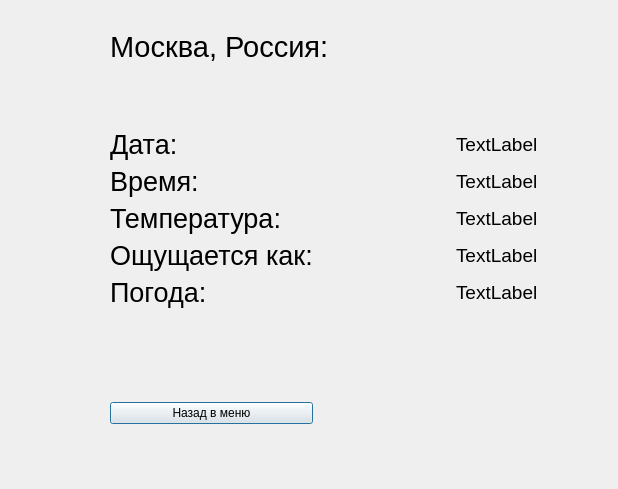
<?xml version="1.0" encoding="UTF-8"?>
<ui version="4.0">
 <class>CurrentWindow</class>
 <widget class="QDialog" name="CurrentWindow">
  <property name="geometry">
   <rect>
    <x>0</x>
    <y>0</y>
    <width>618</width>
    <height>489</height>
   </rect>
  </property>
  <property name="windowTitle">
   <string>Dialog</string>
  </property>
  <widget class="QWidget" name="layoutWidget">
   <property name="geometry">
    <rect>
     <x>110</x>
     <y>30</y>
     <width>428</width>
     <height>394</height>
    </rect>
   </property>
   <layout class="QVBoxLayout" name="verticalLayout">
    <item>
     <widget class="QLabel" name="cityCountryLabel">
      <property name="enabled">
       <bool>true</bool>
      </property>
      <property name="text">
       <string>&lt;html&gt;&lt;head/&gt;&lt;body&gt;&lt;p&gt;&lt;span style=&quot; font-size:22pt;&quot;&gt;Москва, Россия:&lt;/span&gt;&lt;/p&gt;&lt;p&gt;&lt;span style=&quot; font-size:22pt;&quot;&gt;&lt;br/&gt;&lt;/span&gt;&lt;/p&gt;&lt;/body&gt;&lt;/html&gt;</string>
      </property>
      <property name="textFormat">
       <enum>Qt::AutoText</enum>
      </property>
      <property name="alignment">
       <set>Qt::AlignLeading|Qt::AlignLeft|Qt::AlignVCenter</set>
      </property>
      <property name="wordWrap">
       <bool>true</bool>
      </property>
      <property name="buddy">
       <cstring>cityCountryLabel</cstring>
      </property>
     </widget>
    </item>
    <item>
     <layout class="QGridLayout" name="gridLayout">
      <item row="2" column="0">
       <widget class="QLabel" name="tempLabel">
        <property name="font">
         <font>
          <pointsize>20</pointsize>
         </font>
        </property>
        <property name="text">
         <string>Температура:</string>
        </property>
       </widget>
      </item>
      <item row="3" column="2">
       <spacer name="horizontalSpacer_13">
        <property name="orientation">
         <enum>Qt::Horizontal</enum>
        </property>
        <property name="sizeHint" stdset="0">
         <size>
          <width>40</width>
          <height>20</height>
         </size>
        </property>
       </spacer>
      </item>
      <item row="3" column="0">
       <widget class="QLabel" name="feelsLikeLabel">
        <property name="font">
         <font>
          <pointsize>20</pointsize>
         </font>
        </property>
        <property name="text">
         <string>Ощущается как:</string>
        </property>
       </widget>
      </item>
      <item row="3" column="1">
       <spacer name="horizontalSpacer_5">
        <property name="orientation">
         <enum>Qt::Horizontal</enum>
        </property>
        <property name="sizeHint" stdset="0">
         <size>
          <width>40</width>
          <height>20</height>
         </size>
        </property>
       </spacer>
      </item>
      <item row="5" column="0">
       <spacer name="verticalSpacer">
        <property name="orientation">
         <enum>Qt::Vertical</enum>
        </property>
        <property name="sizeHint" stdset="0">
         <size>
          <width>20</width>
          <height>40</height>
         </size>
        </property>
       </spacer>
      </item>
      <item row="1" column="3">
       <widget class="QLabel" name="timeResultLabel">
        <property name="font">
         <font>
          <pointsize>14</pointsize>
         </font>
        </property>
        <property name="text">
         <string>TextLabel</string>
        </property>
       </widget>
      </item>
      <item row="4" column="2">
       <spacer name="horizontalSpacer_14">
        <property name="orientation">
         <enum>Qt::Horizontal</enum>
        </property>
        <property name="sizeHint" stdset="0">
         <size>
          <width>40</width>
          <height>20</height>
         </size>
        </property>
       </spacer>
      </item>
      <item row="4" column="3">
       <widget class="QLabel" name="weatherResultLabel">
        <property name="font">
         <font>
          <pointsize>14</pointsize>
         </font>
        </property>
        <property name="text">
         <string>TextLabel</string>
        </property>
       </widget>
      </item>
      <item row="2" column="3">
       <widget class="QLabel" name="tempResultLabel">
        <property name="font">
         <font>
          <pointsize>14</pointsize>
         </font>
        </property>
        <property name="text">
         <string>TextLabel</string>
        </property>
       </widget>
      </item>
      <item row="0" column="1">
       <spacer name="horizontalSpacer_8">
        <property name="orientation">
         <enum>Qt::Horizontal</enum>
        </property>
        <property name="sizeHint" stdset="0">
         <size>
          <width>40</width>
          <height>20</height>
         </size>
        </property>
       </spacer>
      </item>
      <item row="5" column="1">
       <spacer name="horizontalSpacer_3">
        <property name="orientation">
         <enum>Qt::Horizontal</enum>
        </property>
        <property name="sizeHint" stdset="0">
         <size>
          <width>40</width>
          <height>20</height>
         </size>
        </property>
       </spacer>
      </item>
      <item row="6" column="3">
       <spacer name="horizontalSpacer">
        <property name="orientation">
         <enum>Qt::Horizontal</enum>
        </property>
        <property name="sizeHint" stdset="0">
         <size>
          <width>40</width>
          <height>20</height>
         </size>
        </property>
       </spacer>
      </item>
      <item row="0" column="3">
       <widget class="QLabel" name="dateResultLabel">
        <property name="font">
         <font>
          <pointsize>14</pointsize>
         </font>
        </property>
        <property name="text">
         <string>TextLabel</string>
        </property>
       </widget>
      </item>
      <item row="0" column="0">
       <widget class="QLabel" name="dataLabel">
        <property name="text">
         <string>&lt;html&gt;&lt;head/&gt;&lt;body&gt;&lt;p&gt;&lt;span style=&quot; font-size:20pt;&quot;&gt;Дата:&lt;/span&gt;&lt;/p&gt;&lt;/body&gt;&lt;/html&gt;</string>
        </property>
       </widget>
      </item>
      <item row="4" column="1">
       <spacer name="horizontalSpacer_4">
        <property name="orientation">
         <enum>Qt::Horizontal</enum>
        </property>
        <property name="sizeHint" stdset="0">
         <size>
          <width>40</width>
          <height>20</height>
         </size>
        </property>
       </spacer>
      </item>
      <item row="4" column="0">
       <widget class="QLabel" name="weatherLabel">
        <property name="font">
         <font>
          <pointsize>20</pointsize>
         </font>
        </property>
        <property name="text">
         <string>Погода:</string>
        </property>
       </widget>
      </item>
      <item row="1" column="1">
       <spacer name="horizontalSpacer_7">
        <property name="orientation">
         <enum>Qt::Horizontal</enum>
        </property>
        <property name="sizeHint" stdset="0">
         <size>
          <width>40</width>
          <height>20</height>
         </size>
        </property>
       </spacer>
      </item>
      <item row="1" column="2">
       <spacer name="horizontalSpacer_11">
        <property name="orientation">
         <enum>Qt::Horizontal</enum>
        </property>
        <property name="sizeHint" stdset="0">
         <size>
          <width>40</width>
          <height>20</height>
         </size>
        </property>
       </spacer>
      </item>
      <item row="2" column="2">
       <spacer name="horizontalSpacer_12">
        <property name="orientation">
         <enum>Qt::Horizontal</enum>
        </property>
        <property name="sizeHint" stdset="0">
         <size>
          <width>40</width>
          <height>20</height>
         </size>
        </property>
       </spacer>
      </item>
      <item row="2" column="1">
       <spacer name="horizontalSpacer_6">
        <property name="orientation">
         <enum>Qt::Horizontal</enum>
        </property>
        <property name="sizeHint" stdset="0">
         <size>
          <width>40</width>
          <height>20</height>
         </size>
        </property>
       </spacer>
      </item>
      <item row="5" column="2">
       <spacer name="horizontalSpacer_15">
        <property name="orientation">
         <enum>Qt::Horizontal</enum>
        </property>
        <property name="sizeHint" stdset="0">
         <size>
          <width>40</width>
          <height>20</height>
         </size>
        </property>
       </spacer>
      </item>
      <item row="3" column="3">
       <widget class="QLabel" name="feelsLikeResulLabel">
        <property name="font">
         <font>
          <pointsize>14</pointsize>
         </font>
        </property>
        <property name="text">
         <string>TextLabel</string>
        </property>
       </widget>
      </item>
      <item row="1" column="0">
       <widget class="QLabel" name="timeLabel">
        <property name="font">
         <font>
          <pointsize>20</pointsize>
         </font>
        </property>
        <property name="text">
         <string>Время:</string>
        </property>
       </widget>
      </item>
      <item row="6" column="1">
       <spacer name="horizontalSpacer_2">
        <property name="orientation">
         <enum>Qt::Horizontal</enum>
        </property>
        <property name="sizeHint" stdset="0">
         <size>
          <width>40</width>
          <height>20</height>
         </size>
        </property>
       </spacer>
      </item>
      <item row="5" column="3">
       <spacer name="horizontalSpacer_9">
        <property name="orientation">
         <enum>Qt::Horizontal</enum>
        </property>
        <property name="sizeHint" stdset="0">
         <size>
          <width>40</width>
          <height>20</height>
         </size>
        </property>
       </spacer>
      </item>
      <item row="0" column="2">
       <spacer name="horizontalSpacer_10">
        <property name="orientation">
         <enum>Qt::Horizontal</enum>
        </property>
        <property name="sizeHint" stdset="0">
         <size>
          <width>40</width>
          <height>20</height>
         </size>
        </property>
       </spacer>
      </item>
      <item row="6" column="0">
       <widget class="QPushButton" name="backToMenuButton">
        <property name="enabled">
         <bool>true</bool>
        </property>
        <property name="text">
         <string>Назад в меню</string>
        </property>
       </widget>
      </item>
      <item row="6" column="2">
       <spacer name="horizontalSpacer_16">
        <property name="orientation">
         <enum>Qt::Horizontal</enum>
        </property>
        <property name="sizeHint" stdset="0">
         <size>
          <width>40</width>
          <height>20</height>
         </size>
        </property>
       </spacer>
      </item>
     </layout>
    </item>
   </layout>
  </widget>
 </widget>
 <resources/>
 <connections/>
</ui>
